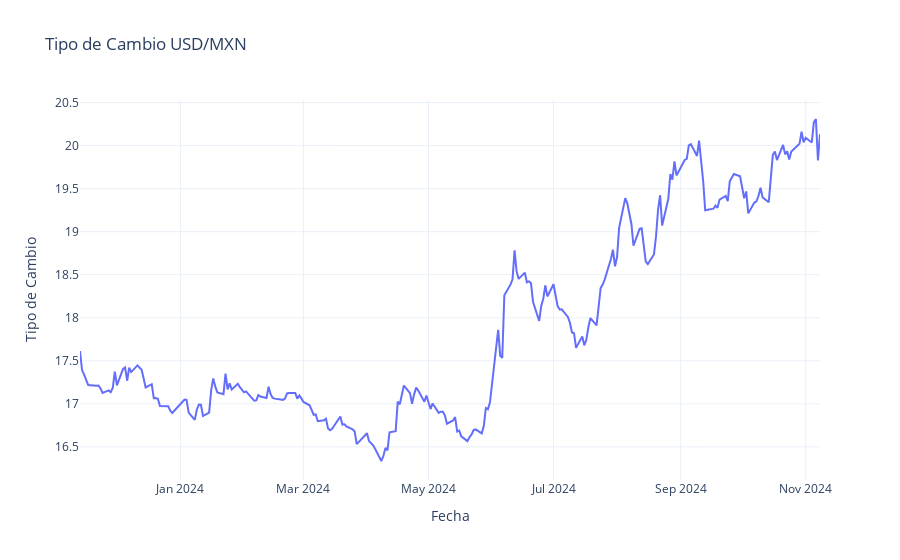
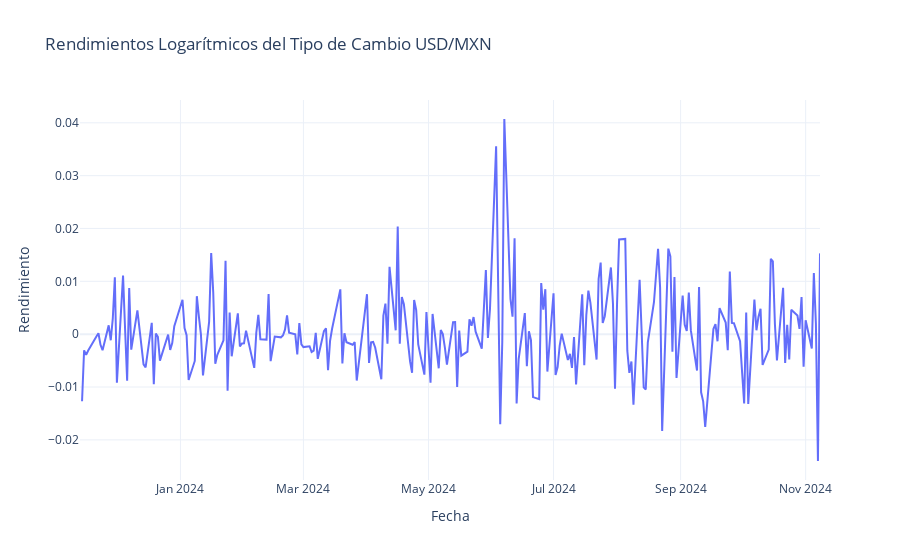

The cell these charts' notebook holds for them, in order:
### Markdown cell above
## 2. Recolección de Datos
### 2.1 Datos de Tipo de Cambio (Banxico)

### Code cell
# Obtener datos de tipo de cambio USD/MXN desde Banxico
fx_data = collector.get_banxico_data(start_date_str, end_date_str)

# Verificar si se obtuvieron datos
if fx_data.empty:
    print("No se obtuvieron datos de tipo de cambio USD/MXN.")
else:
    # Visualizar el tipo de cambio USD/MXN
    fig = go.Figure()
    fig.add_trace(go.Scatter(
        x=fx_data.index,
        y=fx_data['usdmxn_fix'],
        mode='lines',
        name='USD/MXN Fix'
    ))

    fig.update_layout(
        title='Tipo de Cambio USD/MXN',
        xaxis_title='Fecha',
        yaxis_title='Tipo de Cambio',
        template='plotly_white'
    )
    fig.show()

    # Estadísticas básicas del tipo de cambio
    print("\nEstadísticas del Tipo de Cambio USD/MXN:")
    print(fx_data['usdmxn_fix'].describe())
    
    # Calcular los rendimientos logarítmicos del tipo de cambio
    fx_data['returns'] = np.log(fx_data['usdmxn_fix'] / fx_data['usdmxn_fix'].shift(1))

    # Visualizar rendimientos del tipo de cambio USD/MXN
    fig = go.Figure()
    fig.add_trace(go.Scatter(
        x=fx_data.index,
        y=fx_data['returns'],
        mode='lines',
        name='Rendimientos USD/MXN'
    ))

    fig.update_layout(
        title='Rendimientos Logarítmicos del Tipo de Cambio USD/MXN',
        xaxis_title='Fecha',
        yaxis_title='Rendimiento',
        template='plotly_white'
    )
    fig.show()

    # Estadísticas básicas de los rendimientos
    print("\nEstadísticas de los Rendimientos del Tipo de Cambio USD/MXN:")
    print(fx_data['returns'].describe())

### Figure 1 — Plotly figure (JSON) as saved in the notebook; plotly's stock layout.template omitted (floating-point values rounded to 4 significant figures; data arrays with more than 128 entries replaced by an {"elided": "..."} marker saying what was removed)
{"data": [{"mode": "lines", "name": "USD/MXN Fix", "type": "scatter", "x": {"elided": "249 str values"}, "y": {"elided": "249 float values"}}], "layout": {"title": {"text": "Tipo de Cambio USD/MXN"}, "xaxis": {"title": {"text": "Fecha"}}, "yaxis": {"title": {"text": "Tipo de Cambio"}}}}

### Figure 2 — Plotly figure (JSON) as saved in the notebook; plotly's stock layout.template omitted (floating-point values rounded to 4 significant figures; data arrays with more than 128 entries replaced by an {"elided": "..."} marker saying what was removed)
{"data": [{"mode": "lines", "name": "Rendimientos USD/MXN", "type": "scatter", "x": {"elided": "249 str values"}, "y": {"elided": "249 float values"}}], "layout": {"title": {"text": "Rendimientos Logarítmicos del Tipo de Cambio USD/MXN"}, "xaxis": {"title": {"text": "Fecha"}}, "yaxis": {"title": {"text": "Rendimiento"}}}}
